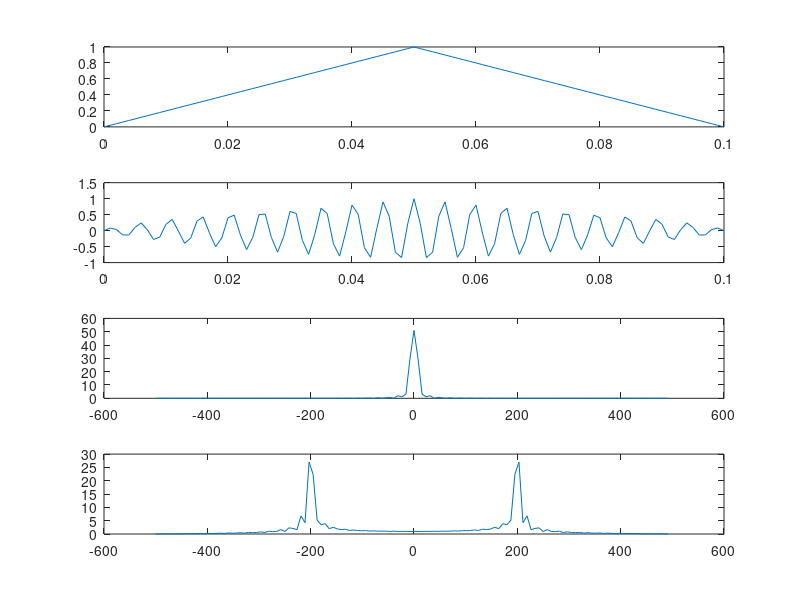
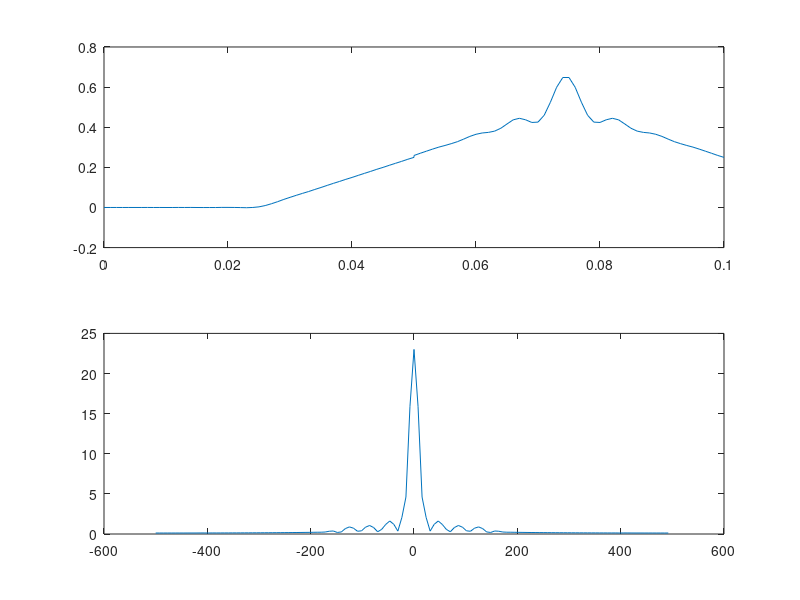

The MATLAB source for these figures, in order:
Ts = 0.001;
fc = 200;

nlpf = 50;
B = 150;

t1 = 0:Ts:0.05;
t2 = 0.05:Ts:0.1;

t = [t1 t2];
mt = [20*t1 20*(0.1-t2)];

mcap = imag(hilbert(mt));
st = mt.*cos(2*pi*fc*t) - mcap.*sin(2*pi*fc*t);

lt = length(t);
lt = 2^ceil(log2(lt));
f = (-lt/2:(lt/2)- 1)/(lt*Ts);

Mf = fftshift(fft(mt,lt));
Sf = fftshift(fft(st,lt));

figure;
subplot(411); plot(t,mt);
subplot(412); plot(t,st);
subplot(413); plot(f, abs(Mf));
subplot(414); plot(f, abs(Sf));

m1 = st.*cos(2*pi*fc*t);
h = fir1(nlpf, 2*B*Ts);
m1 = filter(h,1,m1);        %2nd parameter indicates 1st order LPF
M1 = fftshift(fft(m1,lt));

figure;
subplot(211); plot(t,m1);
subplot(212); plot(f,abs(M1));

